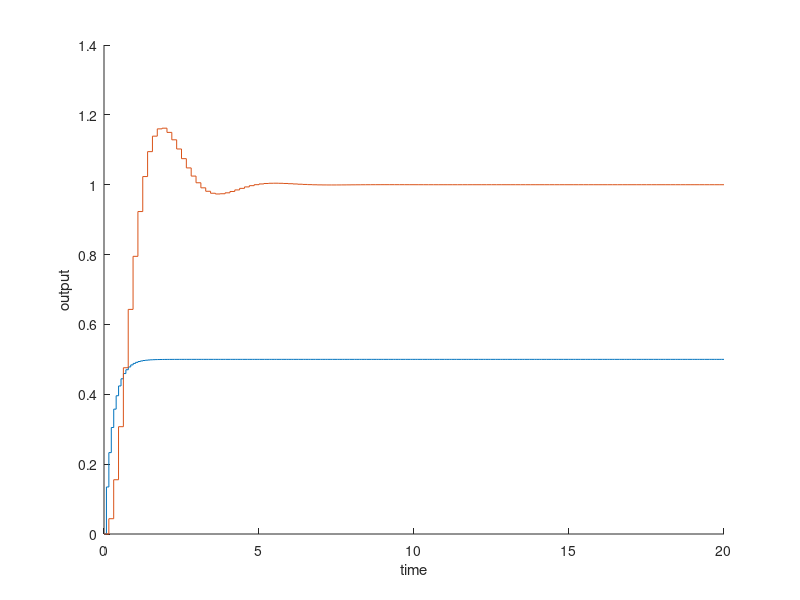

Source code (MATLAB): (Note: this script raises an error after producing the figure.)
%% init
close all
clear

%% Simple y = f(x) ploting, linear scale
% multiple steps
G1 = tf(2, [1, 4]);
G2 = tf(2, [0.5, 1, 2]);

[y1, t1] = step(G1, 20);
[y2, t2] = step(G2, 20);

path = '../';
figure
hold on
stairs(t1, y1);
stairs(t2, y2);
rasters = {'png', 'bmp', 'jpg', 'tikz', 'pdf'};
% rasters = {'pdf', 'png'};
xlabel('time')
ylabel('output')
f = get(gcf);
% return
for k = 1:1:length(rasters)
    f2p('step', 'Xlim', [0, 15], 'Ylim', [0, 5], 'Ytol', 0.2, 'Xtol', 0.2,...
        'extension', rasters{k}, 'Path', path, 'dpi', 120,...
        'papersize', [100, 10], 'Xsplit', 4)
end